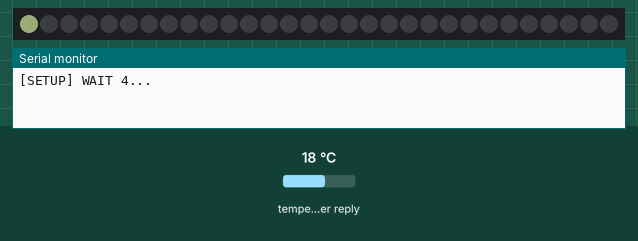
Simulated run of this sketch. Board: ESP8266 (Wemos D1 mini). On the bench: 30 RGB LEDs in strip order, left to right, the last lines printed to the serial monitor. The inputs (shaded band) are chosen by the test bench; at power-on: temperature in the weather reply 18 °C. Dim RGB values are drawn brighter than linear; WiFi joins after 1.5 s; servers stay silent unless stated; uploads are accepted with an empty reply; random numbers use the default seed unless the sketch sets one; web services answer with replies made up by the test bench; not simulated (calls return 0 or success): arduino_secrets.h.

Above: at 0.1 s.
At 6.6 s:
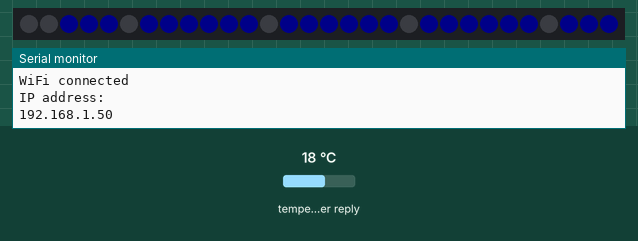
At 11.6 s:
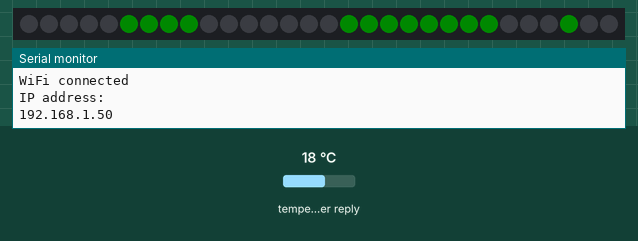
At 13.6 s:
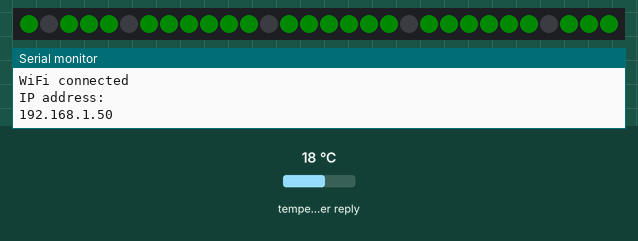

The sketch:

Arduino_Wemos_Mirubee_180411.ino
```cpp
//Versión de 8/4/2018
#include <Arduino.h>
#include "arduino_secrets.h"
#include <ESP8266WiFi.h>
#include <ESP8266WiFiMulti.h>
#include <ESP8266HTTPClient.h>
#include <SimpleTimer.h>

#define USE_SERIAL Serial
ESP8266WiFiMulti WiFiMulti;
#include <Adafruit_NeoPixel.h>
#define NUM_LEDS 30
#define BRIGHTNESS 255
Adafruit_NeoPixel pixels = Adafruit_NeoPixel(NUM_LEDS, D1, NEO_GRB + NEO_KHZ800);

int r = 0;
int g = 0;
int b = 255;

int tc_r = 0;
int tc_g = 0;
int tc_b = 255;

String w = "";
String hora = "00:00";
String temp = "00";
int contador = 0;
long n = 0;
int watts = 0;
String mirubee_token = MIRUBEE_TOKEN;
int level = 0;

SimpleTimer timer;
SimpleTimer timer2;
SimpleTimer timer3;
SimpleTimer timer4;

void setup()
{
  //I'm alive
  pixels.setBrightness(50);
  pixels.begin();
  pixels.setPixelColor(0, random(256), random(256),random(256));
  pixels.show();

  USE_SERIAL.begin(115200);

  for (uint8_t t = 4; t > 0; t--)
  {
    USE_SERIAL.printf("[SETUP] WAIT %d...\n", t);
    USE_SERIAL.flush();
    delay(1000);
  }

  WiFi.mode(WIFI_STA);
  WiFiMulti.addAP(SECRET_SSID, SECRET_PASS);

  while (WiFiMulti.run() != WL_CONNECTED) {
    USE_SERIAL.print(".");
    delay(500);
  }
  if (WiFiMulti.run() == WL_CONNECTED) {
    USE_SERIAL.println("");
    USE_SERIAL.println("WiFi connected");
    USE_SERIAL.println("IP address: ");
    USE_SERIAL.println(WiFi.localIP());
  } else {
    USE_SERIAL.println("NotConnected");
  }

  timer.setInterval(1000L, cadaSegundo);
  timer2.setInterval(30000L, cada30Seg);
  timer3.setInterval(90000, cada2Min);//1:30 really
  timer4.setInterval(10800000, cada3Horas);

  forecast();
  geonames_time();
  weather_temp();
  mirubee_watt();
  forecast();

}

void loop()
{
  n++;
  timer.run();
  timer2.run();
  timer3.run();
  timer4.run();
}

void cada3Horas()
{
  forecast();
}

void cadaSegundo()
{
  pintaDisplay();
}

void cada30Seg()
{
  geonames_time();
}

void cada2Min()
{
  mirubee_watt();
  weather_temp();
}

void forecast()
{
  int muestras = 0;


  if ((WiFiMulti.run() == WL_CONNECTED))
  {
    HTTPClient http;
    http.begin("http://api.openweathermap.org/data/2.5/"
               "forecast?id=2512989&mode=xml&appid=" + String(OPENWEATHER_TOKEN) + "&units=metric&"
               "type=accurate");
    int httpCode = http.GET();
    if (httpCode > 0)
    {
      if (httpCode == HTTP_CODE_OK)
      {
        String sstr = http.getString();
        while ((sstr.indexOf("number") >= 0) && (muestras < 8))
        {
          muestras++;
          int b = sstr.indexOf("number");
          String number = sstr.substring(b + 8, b + 11);
          int ni = number.toInt();

          //Red. Level 2. Default.
          int thislevel = 2;

          // Orange. Level 1;
          if (
            (ni == 200) || (ni == 210) || (ni == 230) || (ni == 300) || (ni == 310) ||
            (ni == 500) || (ni == 501) || (ni == 511) || (ni == 520) || (ni == 521) ||
            (ni == 600) || (ni == 611) || (ni == 612) || (ni == 615) || (ni == 616) ||
            (ni == 620) || (ni == 621)
          ) {
            thislevel = 1;
          }

          //Blue. Level 0.
          if (
            (ni == 800) || (ni == 801) || (ni == 802) || (ni == 803) || (ni == 804) ||
            (ni == 900) || (ni == 903) || (ni == 904) || (ni == 905) || (ni == 951) ||
            (ni == 952) || (ni == 953) || (ni == 954) || (ni == 955) || (ni == 956)
          ) {
            thislevel = 0;
          }

          if (thislevel > level) {
            level = thislevel;
          }
          sstr = sstr.substring(b + 6);
        }
        switch (level){
          case 0:
            tc_r=0;
            tc_g=255;
            tc_b=0;
            break;
          case 1:
            tc_r=255;
            tc_g=165;
            tc_b=0;
            break;
          case 2:
            tc_r=255;
            tc_g=0;
            tc_b=0;
            break;
          }
      }
    }
    else
    {
      USE_SERIAL.printf(
        "[HTTP] GET... failed, error: %s\n", http.errorToString(httpCode).c_str());
    }
    http.end();
  }
}
void geonames_time()
{
  if ((WiFiMulti.run() == WL_CONNECTED))
  {
    HTTPClient http;
    http.begin(
      "http://api.geonames.org/timezoneJSON?formatted=true&lat=39.53&lng=2.58&username=" + String(GEONAMES_USER) + "&style=full");
    int httpCode = http.GET();
    if (httpCode > 0)
    {
      if (httpCode == HTTP_CODE_OK)
      {
        String sstr = http.getString();
        int a = sstr.indexOf("time\"") + 19;
        hora = sstr.substring(a, a + 5);
        if (hora.substring(0, 2).toInt() < 8)
        {
          pixels.setBrightness(10);//10
        }
        else
        {
          pixels.setBrightness(100);
        } // Dimm between 00:00 and 08:00
      }
    }
    else
    {
      USE_SERIAL.printf(
        "[HTTP] GET... failed, error: %s\n", http.errorToString(httpCode).c_str());
    }
    http.end();
  }
}
void weather_temp()
{
  if ((WiFiMulti.run() == WL_CONNECTED))
  {
    HTTPClient http;
    http.begin("http://api.openweathermap.org/data/2.5/weather?id=2512989&appid="
               + String(OPENWEATHER_TOKEN) + "&units=metric");
    int httpCode = http.GET();
    if (httpCode > 0)
    {
      if (httpCode == HTTP_CODE_OK)
      {
        String sstr = http.getString();
        int a = sstr.indexOf("temp\":");
        temp = sstr.substring(a + 6, a + 8);
        if (temp.substring(1, 2) == ",")
        {
          temp = "0" + temp.substring(0, 1);
        }
      }
    }
    else
    {
      USE_SERIAL.printf(
        "[HTTP] GET... failed, error: %s\n", http.errorToString(httpCode).c_str());
    }
    http.end();
  }
}
void mirubee_watt()
{
  if ((WiFiMulti.run() == WL_CONNECTED))
  {
    HTTPClient http;
    http.begin("http://app.mirubee.com/api/v2/buildings/12757/meters/40715/channels/1/last");
    http.addHeader("Authorization", mirubee_token);
    int httpCode = http.GET();
    if (httpCode == HTTP_CODE_OK) {
      String payload = http.getString();
      int p1 = payload.indexOf("P\":[") + 4;
      int p2 = payload.indexOf(".", p1);
      watts = payload.substring(p1, p2).toInt();
      Serial.println("Watts:" + String(watts));
    }
    else if (httpCode == 401) {
      http.end();
      Serial.println("401");
      http.begin("http://app.mirubee.com/api/v2/login");
      http.addHeader("Content-Type", "application/json");
      String em = EMAIL;
      String pa = PASSWORD;
      String client_id = "0000000000" + String(random(0, 9999999999));
      int l = client_id.length();
      client_id = client_id.substring(l - 10);

      String post = "{\"email\":\"" + em + "\",\"password\":\"" + pa + "\",\"client_id\":\"" + client_id + "\",\"client_type_id\":\"android\"}";
      Serial.println(post);
      auto httpCode = http.POST(post);
      Serial.println(httpCode);
      String payload = http.getString();

      mirubee_token = payload.substring(payload.indexOf(":\"") + 2 , payload.indexOf("\"}"));
      Serial.println("Payload:" + payload);
      Serial.println("token:" + mirubee_token);
    }
    http.end();
  }
}

void pintaDisplay()
{
  contador = contador + 1;
  if (contador % 10 < 6) //sec 0 to 6 display time
  { // Hora
    numero(3, hora.substring(0, 1).toInt(), r, g, b);
    numero(2, hora.substring(1, 2).toInt(), r, g, b);
    numero(1, hora.substring(3, 4).toInt(), r, g, b);
    numero(0, hora.substring(4, 5).toInt(), r, g, b);
    if (contador % 2 == 0)
    {
      pixels.setPixelColor(0, r, g, b);
      pixels.setPixelColor(1, r, g, b);
    }
    else
    {
      pixels.setPixelColor(0, 0, 0, 0);
      pixels.setPixelColor(1, 0, 0, 0);
    }
  }
  else if (contador % 10 < 8)//next 2 secs display temp
  { // Temp
    pixels.setPixelColor(0, 0, 0, 0);
    pixels.setPixelColor(1, 0, 0, 0);
    numero(0, 8, 0, 0, 0);
    numero(1, 10, tc_r,tc_g,tc_b);
    numero(3, temp.substring(0, 1).toInt(), tc_r, tc_g, tc_b);
    numero(2, temp.substring(1, 2).toInt(), tc_r, tc_g, tc_b);
  }
  else //next 2 secs display watts
  { // Watios
    w = "0000" + String(watts);
    byte l = w.length();
    byte rw = 0;
    byte gw = 0;
    byte bw = 0;
    w = w.substring(l - 4, l);
    byte c = w.substring(0, 2).toInt();
    if (c < 13)
    {
      rw = 0;gw = 255;bw = 0;
    }
    else if (c < 26)
    {
      rw = 51;gw = 204;bw = 0;
    }
    else if (c < 39)
    {
      rw = 102;gw = 153;bw = 0;
    }
    else if (c < 53)
    {
      rw = 153;gw = 102;bw = 0;
    }
     else if (c < 66)
    {
      rw = 204;gw = 51;bw = 0;
    }
    else
    {
      rw = 255;gw = 0;bw = 0;
    }

    numero(3, w.substring(0, 1).toInt(), rw, gw, bw);
    numero(2, w.substring(1, 2).toInt(), rw, gw, bw);
    numero(1, w.substring(2, 3).toInt(), rw, gw, bw);
    numero(0, w.substring(3, 4).toInt(), rw, gw, bw);
    pixels.setPixelColor(0, rw, gw, bw);
  }
  pixels.show();
}

void numero(int pos, int n, int r, int g, int b)
{
  pos = 3 - pos;
  int num[11][8] = { { 6, 0, 1, 2, 3, 4, 5 }, { 2, 1, 2 }, { 5, 0, 1, 6, 4, 3 },
    { 5, 0, 1, 2, 3, 6 }, { 4, 5, 1, 6, 2 }, { 5, 0, 5, 6, 2, 3 }, { 6, 0, 5, 6, 2, 3, 4 },
    { 3, 0, 1, 2 }, { 7, 0, 1, 2, 3, 4, 5, 6 }, { 6, 0, 1, 6, 5, 2, 3 }, { 4, 0, 1, 5, 6 }
  };
  int seg[4][7] = { { 25, 24, 28, 29, 30, 26, 27 }, { 18, 17, 21, 22, 23, 19, 20 },
    { 8, 9, 5, 4, 3, 7, 6 }, { 11, 10, 14, 15, 16, 12, 13 }
  };


  for (int i = 0; i < 7; i++)
  {
    pixels.setPixelColor(seg[pos][i] - 1, 0, 0, 0);
  }
  for (int i = 0; i < num[n][0]; i++)
  {
    pixels.setPixelColor(seg[pos][num[n][i + 1]] - 1, r, g, b);
  }
  pixels.show();
}
```

Measured:
- by itself, everything shown: repeats every 10.0 s, in 8 steps
- what the display in image 2 shows lasts 2.0 s, from 11.5 s to 13.5 s
